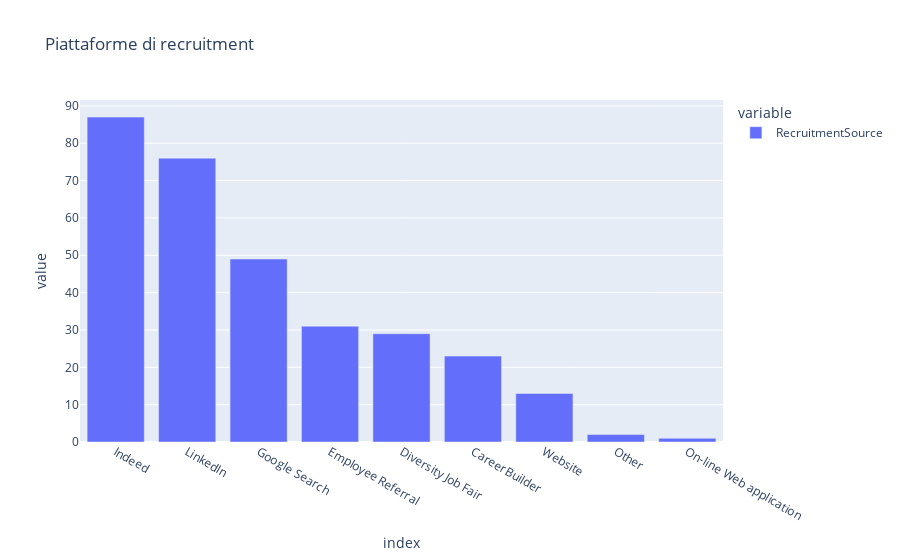

This figure's notebook cell:
### Markdown cell above
Il grafico interattivo sottostante mostra le piattaforme di Recruitment utilizzate per assumere gli impiegati dell'azienda. Da esso è possibile osservare che le piattaforme più utilizzate sono online (nello specifico Indeed, LinkedIn, Google Search).

### Code cell
sizesRecruitment = df['RecruitmentSource'].value_counts()
px.bar(sizesRecruitment, title = "Piattaforme di recruitment")

### Figure 1 — Plotly figure (JSON) as saved in the notebook; plotly's stock layout.template omitted (floating-point values rounded to 4 significant figures)
{"data": [{"alignmentgroup": "True", "hovertemplate": "variable=RecruitmentSource<br>index=%{x}<br>value=%{y}<extra></extra>", "legendgroup": "RecruitmentSource", "marker": {"color": "#636efa", "pattern": {"shape": ""}}, "name": "RecruitmentSource", "offsetgroup": "RecruitmentSource", "orientation": "v", "showlegend": true, "textposition": "auto", "type": "bar", "x": ["Indeed", "LinkedIn", "Google Search", "Employee Referral", "Diversity Job Fair", "CareerBuilder", "Website", "Other", "On-line Web application"], "xaxis": "x", "y": [87, 76, 49, 31, 29, 23, 13, 2, 1], "yaxis": "y"}], "layout": {"barmode": "relative", "legend": {"title": {"text": "variable"}, "tracegroupgap": 0}, "title": {"text": "Piattaforme di recruitment"}, "xaxis": {"anchor": "y", "domain": [0, 1], "title": {"text": "index"}}, "yaxis": {"anchor": "x", "domain": [0, 1], "title": {"text": "value"}}}}
